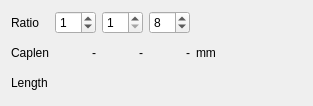
<?xml version="1.0" encoding="UTF-8"?>
<ui version="4.0">
 <class>SwapSegmentWidget</class>
 <widget class="QWidget" name="SwapSegmentWidget">
  <property name="geometry">
   <rect>
    <x>0</x>
    <y>0</y>
    <width>313</width>
    <height>106</height>
   </rect>
  </property>
  <property name="sizePolicy">
   <sizepolicy hsizetype="Preferred" vsizetype="Minimum">
    <horstretch>0</horstretch>
    <verstretch>0</verstretch>
   </sizepolicy>
  </property>
  <property name="windowTitle">
   <string>Form</string>
  </property>
  <layout class="QGridLayout" name="gridLayout">
   <item row="0" column="0">
    <widget class="QLabel" name="label">
     <property name="text">
      <string>Ratio</string>
     </property>
    </widget>
   </item>
   <item row="0" column="1">
    <widget class="QSpinBox" name="f_ratio1">
     <property name="value">
      <number>1</number>
     </property>
    </widget>
   </item>
   <item row="0" column="2">
    <widget class="QSpinBox" name="f_ratio2">
     <property name="minimum">
      <number>1</number>
     </property>
     <property name="value">
      <number>1</number>
     </property>
    </widget>
   </item>
   <item row="0" column="3">
    <widget class="QSpinBox" name="f_ratio3">
     <property name="value">
      <number>8</number>
     </property>
    </widget>
   </item>
   <item row="0" column="4">
    <spacer name="horizontalSpacer">
     <property name="orientation">
      <enum>Qt::Horizontal</enum>
     </property>
     <property name="sizeHint" stdset="0">
      <size>
       <width>545</width>
       <height>20</height>
      </size>
     </property>
    </spacer>
   </item>
   <item row="1" column="0">
    <widget class="QLabel" name="label_2">
     <property name="text">
      <string>Caplen</string>
     </property>
    </widget>
   </item>
   <item row="1" column="1">
    <widget class="QLabel" name="f_len1">
     <property name="text">
      <string>-</string>
     </property>
     <property name="alignment">
      <set>Qt::AlignRight|Qt::AlignTrailing|Qt::AlignVCenter</set>
     </property>
    </widget>
   </item>
   <item row="1" column="2">
    <widget class="QLabel" name="f_len2">
     <property name="text">
      <string>-</string>
     </property>
     <property name="alignment">
      <set>Qt::AlignRight|Qt::AlignTrailing|Qt::AlignVCenter</set>
     </property>
    </widget>
   </item>
   <item row="1" column="3">
    <widget class="QLabel" name="f_len3">
     <property name="text">
      <string>-</string>
     </property>
     <property name="alignment">
      <set>Qt::AlignRight|Qt::AlignTrailing|Qt::AlignVCenter</set>
     </property>
    </widget>
   </item>
   <item row="2" column="0">
    <widget class="QLabel" name="label_3">
     <property name="text">
      <string>Length</string>
     </property>
    </widget>
   </item>
   <item row="2" column="1" colspan="4">
    <widget class="SwapSegmentWidgetChart" name="f_chart" native="true">
     <property name="minimumSize">
      <size>
       <width>0</width>
       <height>24</height>
      </size>
     </property>
     <property name="maximumSize">
      <size>
       <width>16777215</width>
       <height>166666</height>
      </size>
     </property>
    </widget>
   </item>
   <item row="1" column="4">
    <widget class="QLabel" name="label_4">
     <property name="text">
      <string>mm</string>
     </property>
    </widget>
   </item>
  </layout>
 </widget>
 <customwidgets>
  <customwidget>
   <class>SwapSegmentWidgetChart</class>
   <extends>QWidget</extends>
   <header>swapsegmentwidgetchart.h</header>
   <container>1</container>
  </customwidget>
 </customwidgets>
 <resources/>
 <connections/>
</ui>
